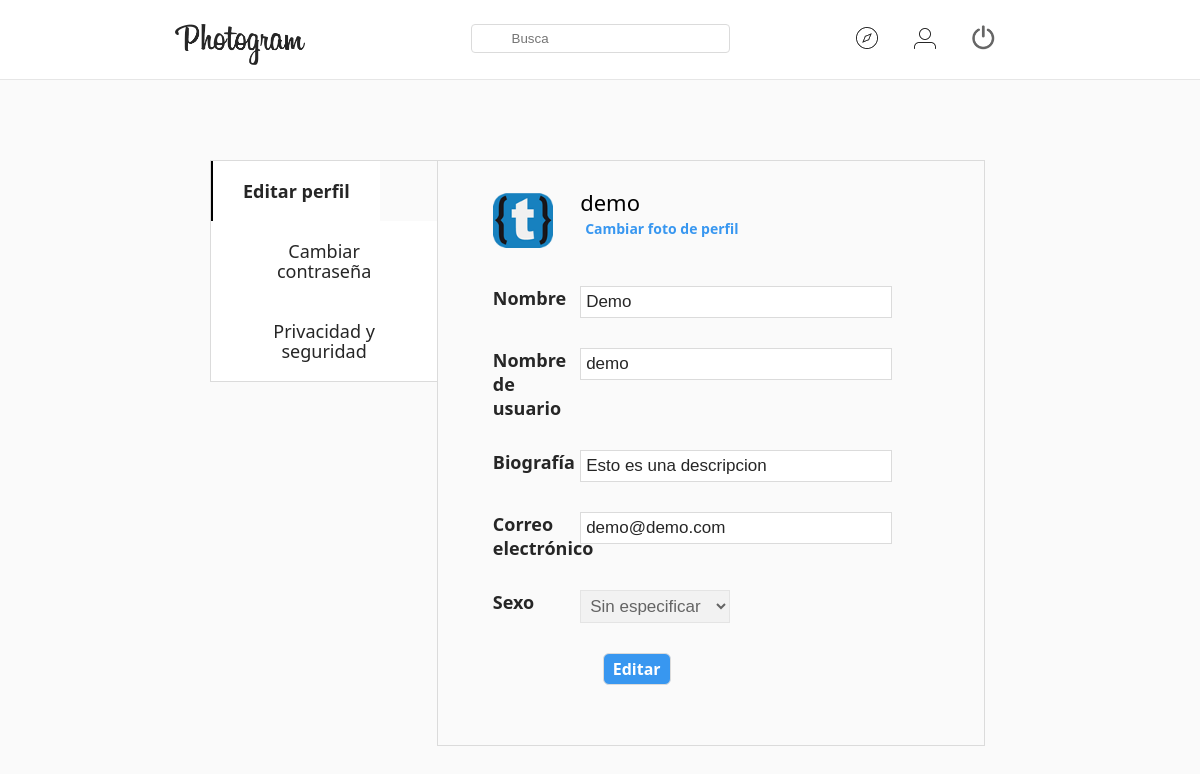
Screenshot of /editar_perfil.php (signed in) with the database file from the repository.
### tables this page shows
CREATE TABLE `users` (
  `id` bigint(20) UNSIGNED NOT NULL,
  `username` text NOT NULL,
  `password` varchar(40) NOT NULL,
  `email` text NOT NULL,
  `name` text,
  `phone` text,
  `birthday` date DEFAULT NULL,
  `sex` enum('male','female') DEFAULT NULL,
  `bio` text,
  `site_language` bigint(20) UNSIGNED DEFAULT '1',
  `avatar` varchar(225) NOT NULL DEFAULT 'default.png',
  `private_profile` enum('0','1') NOT NULL DEFAULT '0' COMMENT 'Este perfil es privado?',
  `verified` enum('0','1') NOT NULL DEFAULT '0' COMMENT 'Este perfil esta verificado?',
  `banned` enum('0','1') NOT NULL DEFAULT '0' COMMENT 'Este perfil esta baneado?',
  `code` varchar(40) NOT NULL,
  `token` varchar(255) NOT NULL,
  `confirmed` enum('0','1') NOT NULL DEFAULT '0' COMMENT 'Verifico el correo',
  `signup_date` datetime NOT NULL,
  `last_login` datetime DEFAULT NULL,
  `signup_ip` varchar(100) DEFAULT NULL,
  `last_ip` varchar(100) DEFAULT NULL
);

### editar_perfil.php (the view, shortened to what this page needs)
<!DOCTYPE html>
<html lang="es">
  <head>
    <link href="css/style.css" rel="stylesheet" type="text/css"/>
    <link href="css/instagram.css" rel="stylesheet" type="text/css"/>
  </head>
  <body>
  	<?php
  		require "conexion.php";
  		$sqlA = $mysqli->query("SELECT * FROM users WHERE id = '".$_SESSION['id']."'");
  		$rowA = $sqlA->fetch_array();
  	?>
<?php include "header.php"; ?>
<div class="h-content">
	<div class="e-mid">
		<div class="e-left">
			<a href="editar_perfil.php"><button class="button_edit_on">Editar perfil</button></a>
			<a href="editar_pass.php"><button class="button_edit">Cambiar contraseña</button></a>
			<a href="editar_privacidad.php"><button class="button_edit">Privacidad y seguridad</button></a>
		</div>
		<form action="" method="post">
		<div class="e-right">
			<div class="e-contenido">
				<div class="e-title"><img src="images/<?php echo $rowA['avatar']; ?>" width="60"></div>
				<div class="e-input"><?php echo $rowA['username']; ?><br><p>Cambiar foto de perfil</p></div>
			</div>
			<div class="e-contenido">
				<div class="e-title">Nombre</div>
				<div class="e-input"><input type="text" name="nombre" value="<?php echo $rowA['name']; ?>" autocomplete="off">
				</div>
			</div>
			<div class="e-contenido">
				<div class="e-title">Nombre de usuario</div>
				<div class="e-input"><input type="text" name="username" value="<?php echo $rowA['username']; ?>" autocomplete="off">
					<br> <div style="color:red; font-size: 12px;"><?php if(isset($existe)) {echo $existe;} ?></div></div>
			</div>
			<div class="e-contenido">
				<div class="e-title">Biografía</div>
				<div class="e-input"><input type="text" name="bio" value="<?php echo $rowA['bio']; ?>" autocomplete="off"></div>
			</div>
			<div class="e-contenido">
				<div class="e-title">Correo electrónico</div>
				<div class="e-input"><input type="text" name="email" value="<?php echo $rowA['email']; ?>" autocomplete="off">
					<br> <div style="color:red; font-size: 12px;"><?php if(isset($existe2)) {echo $existe2;} ?></div></div>
			</div>
			<div class="e-contenido">
				<div class="e-title">Sexo</div>
				<div class="e-input">
					<select disabled="">
						<option value="">Sin especificar</option>
					</select>
				</div>
			</div>
			<div class="e-contenido">
				<div class="e-but">
					<input type="submit" value="Editar" name="editar" class="button_blue" style="margin-left: 110px; margin-bottom: 30px; color: white; font-size: 16px; padding:6px 9px;font-weight: 600;">
				</div>
			</div>
		</form>
		</div>
	</div>
  </body>
</html>

### css/style.css (style rules this page uses)
* { margin: 0px; padding: 0px; }
body { background-color: #FAFAFA; font-family: 'Segoe UI'; }
.button_blue { background-color: #3897F0; -moz-border-radius:6px; -webkit-border-radius:6px; border-radius:6px; display:inline-block; cursor:pointer; color:white; font-size:16px; padding:6px 9px; text-decoration:none; border: 0px solid #DBDBDB; font-family: 'Segoe UI', monospace; font-weight: 600; line-height: 18px; }
.button_edit_on { background-color: white; display:inline-block; cursor:pointer; color:#262626; font-size:18px; padding:20px 30px; text-decoration:none; border-left: 2px solid black; border-right: 0px; border-top: 0px; border-bottom: 0px; font-family: 'Segoe UI', monospace; font-weight: 600; line-height: 20px; }
.button_edit { background-color: white; display:inline-block; cursor:pointer; color:#262626; font-size:18px; padding:20px 30px; text-decoration:none; border-left: 0px solid #999; border-right: 0px; border-top: 0px; border-bottom: 0px; font-family: 'Segoe UI', monospace; font-weight: 400; line-height: 20px; }
.h-content { width: 65%; margin: auto; margin-top: 70px; }
.e-mid { width: 100%; height: 210px; margin: auto; clear: both; padding-top: 10px; }
.e-left { width: 29%; float: left; border-left: 1px solid #DBDBDB; border-top: 1px solid #DBDBDB; border-bottom: 1px solid #DBDBDB; }
.e-right { width: 70%; float: left; border: 1px solid #DBDBDB; }
.e-contenido { width: 80%; margin: auto; clear: both; padding: 30px; }
.e-title { width: 20%; float: left; font-weight: 600; color:#262626; font-size: 18px; }
.e-input { width: 80%; float: left; font-weight: 400; color:black; font-size: 22px; line-height: 22px }
.e-input p { width: 300px; padding: 5px; font-weight: bold; color:#3897F0; font-size: 14px; }
.e-input input { width: 300px; border: 1px solid #DBDBDB; padding: 5px; font-weight: 400; color:#262626; font-size: 17px; }
.e-input select { width: 150px; border: 1px solid #DBDBDB; padding: 5px; font-weight: 400; color:#262626; font-size: 17px; }
.e-but input { border: 1px solid #DBDBDB; padding: 5px; font-weight: 400; color:#262626; font-size: 17px; }

### rows the page displays
users: avatar (placeholder picture), username "demo", nombre "Demo", bio "Esto es una descripcion", email "demo@demo.com"
